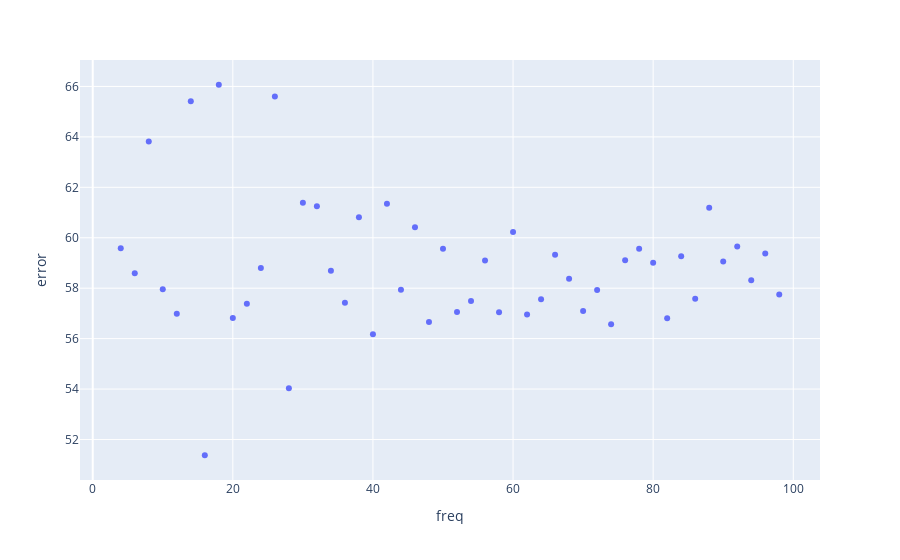

The notebook cell saved with this chart:
### Code cell
# sampling rate
sr = len(seasonal)
# sampling interval
ts = 1/sr
t = np.arange(0,1,ts)

r = round(seasonal["season"].std(), ndigits=2)

reg = []
for i in range(4, 100, 2):
    y = np.sin(np.pi*i*t) * r

    seasonal["sin"] = y

    error  = np.linalg.norm( seasonal["season"] - seasonal["sin"] )

    reg.append([ i, error ])


reg = pd.DataFrame(reg, columns = ["freq", "error"])
xp.scatter( reg, x = "freq", y = "error" )

### Figure 1 — Plotly figure (JSON) as saved in the notebook; plotly's stock layout.template omitted (floating-point values rounded to 4 significant figures)
{"data": [{"hovertemplate": "freq=%{x}<br>error=%{y}<extra></extra>", "legendgroup": "", "marker": {"color": "#636efa", "symbol": "circle"}, "mode": "markers", "name": "", "orientation": "v", "showlegend": false, "type": "scatter", "x": [4, 6, 8, 10, 12, 14, 16, 18, 20, 22, 24, 26, 28, 30, 32, 34, 36, 38, 40, 42, 44, 46, 48, 50, 52, 54, 56, 58, 60, 62, 64, 66, 68, 70, 72, 74, 76, 78, 80, 82, 84, 86, 88, 90, 92, 94, 96, 98], "xaxis": "x", "y": [59.58, 58.6, 63.81, 57.96, 56.98, 65.42, 51.38, 66.07, 56.82, 57.39, 58.8, 65.6, 54.03, 61.39, 61.25, 58.69, 57.42, 60.81, 56.17, 61.35, 57.94, 60.41, 56.66, 59.57, 57.05, 57.5, 59.1, 57.04, 60.23, 56.96, 57.56, 59.32, 58.38, 57.09, 57.92, 56.57, 59.11, 59.57, 59.01, 56.81, 59.27, 57.58, 61.19, 59.06, 59.65, 58.31, 59.37, 57.74], "yaxis": "y"}], "layout": {"legend": {"tracegroupgap": 0}, "margin": {"t": 60}, "xaxis": {"anchor": "y", "domain": [0, 1], "title": {"text": "freq"}}, "yaxis": {"anchor": "x", "domain": [0, 1], "title": {"text": "error"}}}}
